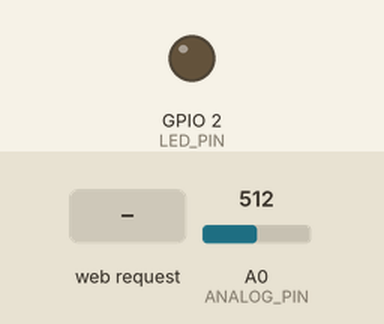
Simulated run of this program. Board: ESP8266 (NodeMCU). On the bench: output pins drawn as LEDs (lit = HIGH). The test bench sets the inputs (shaded band); at power-on: A0 (ANALOG_PIN) = 512. WiFi joins after 1.5 s; servers stay silent unless stated; uploads are accepted with an empty reply; what the program prints to the serial monitor is not drawn.

Above: at 2.7 s.
2.8 s: HTTP request GET /on received
At 3.5 s:
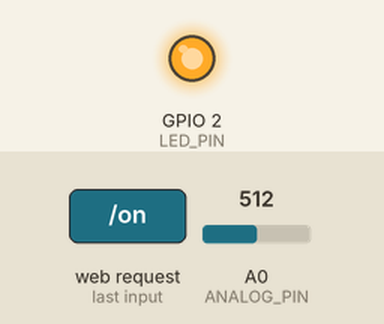
4.3 s: HTTP request GET /off received
Timing chart, 0 to 7.3 s (numbered marks = the images above; inputs shaded):
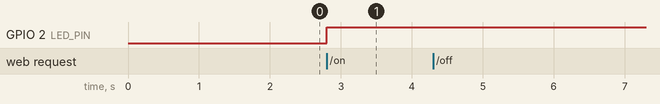

The program:

main.cpp
```cpp
#include <Arduino.h>
#include <ESP8266WiFi.h>
#include <ESP8266HTTPClient.h>
#include <ArduinoJson.h>
#include "config.h"

WiFiServer server(1234);
WiFiClient client;
unsigned long lastSendTime = 0;

void setupWiFi() {
  Serial.println("Conectando ao WiFi...");

  WiFi.mode(WIFI_AP_STA);
  WiFi.begin(WIFI_SSID, WIFI_PASSWORD);

  int timeout = 0;
  while (WiFi.status() != WL_CONNECTED && timeout < 20) { // Timeout de 10 segundos
    delay(500);
    Serial.print(".");
    timeout++;
  }

  if (WiFi.status() == WL_CONNECTED) {
    Serial.println("\nConectado ao WiFi!");
    Serial.print("Endereço IP (STA): ");
    Serial.println(WiFi.localIP());
  } else {
    Serial.println("\nFalha ao conectar ao WiFi.");
  }

  WiFi.softAP("ESP_SERVER", "12345678");
  Serial.print("Endereço IP (AP): ");
  Serial.println(WiFi.softAPIP());
}

void reconnectWiFi() {
  if (WiFi.status() != WL_CONNECTED) {
    Serial.println("Reconectando ao WiFi...");
    WiFi.disconnect();
    WiFi.begin(WIFI_SSID, WIFI_PASSWORD);

    int timeout = 0;
    while (WiFi.status() != WL_CONNECTED && timeout < 20) { // 10 segundos de tentativa
      delay(500);
      Serial.print(".");
      timeout++;
    }

    if (WiFi.status() == WL_CONNECTED) {
      Serial.println("\nWiFi reconectado!");
    } else {
      Serial.println("\nFalha ao reconectar ao WiFi.");
    }
  }
}

void sendData(int analogValue) {
  reconnectWiFi();  // Apenas reconecta sem mudar o modo WiFi

  if (WiFi.status() == WL_CONNECTED) {
    HTTPClient http;
    http.begin(client, API_URL);
    http.addHeader("Content-Type", "application/json");

    StaticJsonDocument<200> jsonDoc;
    jsonDoc["device"] = "esp-server";
    jsonDoc["sensor"] = analogValue;
    jsonDoc["timestamp"] = millis();

    String jsonString;
    serializeJson(jsonDoc, jsonString);

    int responseCode = http.POST(jsonString);

    Serial.print("Código de Resposta: ");
    Serial.println(responseCode);

    if (responseCode > 0) {
      Serial.println("Dados enviados com sucesso!");
    } else {
      Serial.print("Erro ao enviar: ");
      Serial.println(http.errorToString(responseCode).c_str());
    }

    http.end();
  } else {
    Serial.println("WiFi desconectado! Dados não enviados.");
  }
}

void sendJson(String dataJson) {
  reconnectWiFi();  // Apenas reconecta sem mudar o modo WiFi

  if (WiFi.status() == WL_CONNECTED) {
    HTTPClient http;
    http.begin(client, API_URL);
    http.addHeader("Content-Type", "application/json");

    int responseCode = http.POST(dataJson);

    Serial.print("Código de Resposta: ");
    Serial.println(responseCode);

    if (responseCode == 200) {
      Serial.println("Dados enviados com sucesso!");
    } else {
      Serial.print("Erro ao enviar: ");
      Serial.println(http.errorToString(responseCode).c_str());
    }

    http.end();
  } else {
    Serial.println("WiFi desconectado! Dados não enviados.");
  }
}

void receiveData() {
  WiFiClient client = server.available();
  if (client) {
    Serial.println("Novo cliente conectado!");

    unsigned long startTime = millis();

    while (client.connected()) {
      if (client.available()) {
        String msg = client.readStringUntil('\n');
        msg.trim();

        if (msg.length() > 0) {
          Serial.println("Mensagem recebida de outro ESP: " + msg);
          if (msg == "on") {
            digitalWrite(LED_PIN, LOW);
          }
          else {
            digitalWrite(LED_PIN, HIGH);
          }

          if (msg == "on" || msg == "off") {
            StaticJsonDocument<200> jsonDoc;
            jsonDoc["device"] = "esp-client";
            jsonDoc["command"] = msg;
            jsonDoc["timestamp"] = millis();

            String jsonString;
            serializeJson(jsonDoc, jsonString);
            sendJson(jsonString);
          } else {
              sendJson(msg);
            }
        }
      }

      // Timeout para evitar travamento (5 segundos)
      if (millis() - startTime > 5000) {
        Serial.println("Timeout! Cliente desconectado.");
        break;
      }
    }

    client.stop();
    Serial.println("Cliente desconectado.");
  }
}

void setup() {
  Serial.begin(115200);

  pinMode(ANALOG_PIN, INPUT);
  pinMode(LED_PIN, OUTPUT);
  setupWiFi();
  server.begin();
}

void loop() {
  if (millis() - lastSendTime > SEND_INTERVAL) {
    int sensorValue = analogRead(ANALOG_PIN);

    Serial.print("Valor Analógico: ");
    Serial.println(sensorValue);

    sendData(sensorValue);
    lastSendTime = millis();
  }

  receiveData(); // Recebe mensagens de outros ESPs
}
```

config.h
```cpp
#ifndef CONFIG_H
#define CONFIG_H

#define WIFI_SSID "CLARO_2G9FE495"
#define WIFI_PASSWORD "32525291_Gui"
#define API_URL "http://192.168.0.11:5000/dados"

#define ANALOG_PIN A0
#define SEND_INTERVAL (0.05 * 60 * 1000)
#define LED_PIN 2

void setupWiFi();
void sendData(int analogValue);

#endif
```

Measured:
- after the input at 2.8 s, GPIO 2 (LED_PIN): LOW → HIGH at once
- after the input at 4.3 s, every drawn part: stays the same
